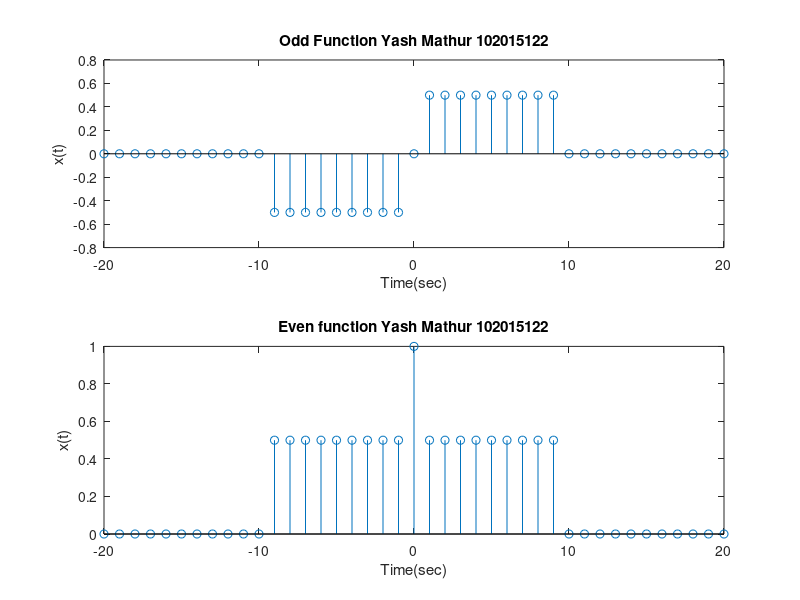

Recreate this plot in MATLAB.
clc
t=[-20:1:20];
unitstep1=t>=0;
unitstep2=t>=10;

unitstepfinal=unitstep1-unitstep2;

odd=(unitstepfinal-flip(unitstepfinal))/2;
even=(unitstepfinal+flip(unitstepfinal))/2;
subplot(2,1,1);
stem(t,odd);
xlabel('Time(sec)');ylabel('x(t)');
title('Odd Function Yash Mathur 102015122');
subplot(2,1,2);
stem(t,even);
xlabel('Time(sec)');ylabel('x(t)');
title('Even function Yash Mathur 102015122');